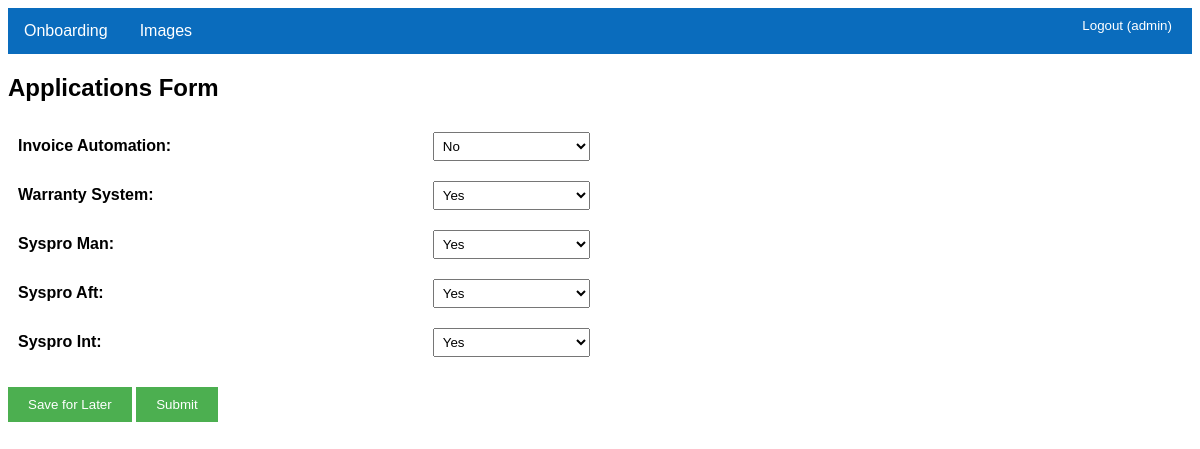
Screenshot of /onboarding/applications/1 (signed in) with the database file from the repository.
### onboarding/models.py (models this page shows, shortened)
class OnboardingForm(models.Model):
    first_name = models.CharField(max_length=100)
    surname = models.CharField(max_length=100)
    manager_email = models.EmailField()
    job_title = models.CharField(max_length=100)
    department = models.ForeignKey(Department, on_delete=models.SET_NULL, null=True)  # ForeignKey
    site = models.ForeignKey('Site', on_delete=models.SET_NULL, null=True, blank=True)
    email = models.EmailField()
    need_hardware = models.CharField(max_length=1, choices=[('Y', 'Yes'), ('N', 'No')], default='N')
    need_wfh_hardware = models.CharField(max_length=1, choices=[('Y', 'Yes'), ('N', 'No')], default='N')
    hardware_option = models.ForeignKey('HardwareOption', on_delete=models.SET_NULL, null=True, blank=True)
    invoice_automation = models.CharField(max_length=1, choices=[('Y', 'Yes'), ('N', 'No')], default='N')
    warranty_system = models.CharField(max_length=1, choices=[('Y', 'Yes'), ('N', 'No')], default='N')
    syspro_man = models.CharField(max_length=1, choices=[('Y', 'Yes'), ('N', 'No')], default='N')
    syspro_aft = models.CharField(max_length=1, choices=[('Y', 'Yes'), ('N', 'No')], default='N')
    syspro_int = models.CharField(max_length=1, choices=[('Y', 'Yes'), ('N', 'No')], default='N')
    submitted = models.BooleanField(default=False)
    created_at = models.DateTimeField(auto_now_add=True)
    updated_at = models.DateTimeField(auto_now=True)

### onboarding/views.py (the view)
# urls.py: path('applications/<int:form_id>', views.onboarding_applications, name='onboarding_applications'),  # URL for the application form
@login_required
def onboarding_applications(request, form_id):
    form_instance = get_object_or_404(OnboardingForm, id=form_id)
    if request.method == 'POST':
        form = OnboardingFormApplication(request.POST, instance=form_instance)
        if form.is_valid():
            if 'submit' in request.POST:
                form_instance.submitted = True  # Mark the form as submitted
                form_instance.save()
                return redirect('onboarding_list')  # Redirect after submission
            form.save()
            return redirect('onboarding_list')  # Or wherever you want to redirect after submission
    else:
        form = OnboardingFormApplication(instance=form_instance)
    return render(request, 'onboarding/applications_form.html', {'form': form})

### onboarding/forms.py
class OnboardingFormApplication(forms.ModelForm):
    invoice_automation = forms.ChoiceField(choices=[('Y', 'Yes'), ('N', 'No')], label='Invoice Automation')
    warranty_system = forms.ChoiceField(choices=[('Y', 'Yes'), ('N', 'No')], label='Warranty System')
    syspro_man = forms.ChoiceField(choices=[('Y', 'Yes'), ('N', 'No')], label='Syspro Man')
    syspro_aft = forms.ChoiceField(choices=[('Y', 'Yes'), ('N', 'No')], label='Syspro Aft')
    syspro_int = forms.ChoiceField(choices=[('Y', 'Yes'), ('N', 'No')], label='Syspro Int')
    class Meta:
        model = OnboardingForm
        fields = ['invoice_automation', 'warranty_system', 'syspro_man', 'syspro_aft', 'syspro_int' ]

### onboarding/templates/onboarding/applications_form.html (shortened to what this page needs)
{% extends 'base.html' %}
{% block content %}
    <h2>Applications Form</h2>
    <form method="post">
        <table>
            <tr>
                <td><label for="id_invoice_automation">Invoice Automation:</label></td>
                <td>{{ form.invoice_automation }}</td>
            </tr>
            <tr>
                <td><label for="id_warranty_system">Warranty System:</label></td>
                <td>{{ form.warranty_system }}</td>
            </tr>
            <tr>
                <td><label for="id_syspro_man">Syspro Man:</label></td>
                <td>{{ form.syspro_man }}</td>
            </tr>
            <tr>
                <td><label for="id_syspro_aft">Syspro Aft:</label></td>
                <td>{{ form.syspro_aft }}</td>
            </tr>
            <tr>
                <td><label for="id_syspro_int">Syspro Int:</label></td>
                <td>{{ form.syspro_int }}</td>
            </tr>
        </table>
        <div class="form-buttons">
            <button type="submit" name="save">Save for Later</button>
            <button type="submit" name ="submit">Submit</button>
        </div>
    </form>
{% endblock %}

### onboarding/templates/base.html (shortened to what this page needs)
<!DOCTYPE html>
<html>
<head>
</head>
<body>
    <div class="navbar">
        <div class="dropdown">
            <button class="dropbtn">Onboarding
            </button>
        </div>
        <div class="dropdown">
            <button class="dropbtn">Images
            </button>
        </div>
        <div class="navbar-right">
            {% if user.is_authenticated %}
            <form method="POST" action="{% url 'logout' %}">
                <button type="submit" class="btn btn-link" style="background-color: #0a6cbd; color: white; border: none; padding: 10px 20px; cursor: pointer;">
                    Logout ({{ user.username }})
                </button>
            </form>
            {% else %}
                <a href="{% url 'login' %}">Login</a>
            {% endif %}
        </div>
    </div>
    <div class="content">
        {% block content %}{% endblock %}
    </div>
</body>
</html>

### onboarding/templates/base.html (style rules this page uses)
table { width: 50%; margin: 20px 0; border-collapse: collapse; }
table td { padding: 10px; }
table td label { font-weight: bold; }
table td input, table td select { width: 100%; padding: 5px; box-sizing: border-box; }
button { padding: 10px 20px; background-color: #4CAF50; color: white; border: none; cursor: pointer; }
body { font-family: Arial, sans-serif; }
.navbar { overflow: hidden; background-color: #0a6cbd; }
.dropdown { float: left; overflow: hidden; }
.dropdown .dropbtn { font-size: 16px; border: none; outline: none; color: white; padding: 14px 16px; background-color: inherit; font-family: inherit; margin: 0; }
.navbar-right { float: right; }

### rows the page displays
OnboardingForm: invoice_automation "No", warranty_system "Yes", syspro_man "Yes", syspro_aft "Yes", syspro_int "Yes"

### other values shown
{{ user.username }} "admin"
